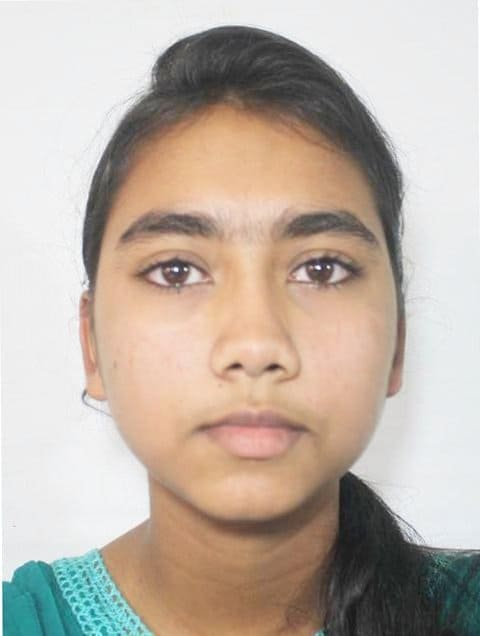
#> input picture picture.jpg, 480 x 636 px
$ python image_to_bitmap_converter.py picture.jpg out.png 100 100
#> lines starting #> are read from the running program, lines starting #| are printed output that depends on the picture
#!/usr/bin/env python3
"""
SPI TFT with ESP32 Image Converter
Converts any image to a C array bitmap format for ESP32 TFT displays

Usage:
    python3 image_to_bitmap_converter.py input_image.jpg output_name

Example:
    python3 image_to_bitmap_converter.py my_photo.jpg my_photo
    This creates: my_photo_bitmap.h
"""

import sys
import os
from PIL import Image

def rgb565(r, g, b):
    """Convert RGB888 to RGB565 format"""
    return ((r & 0xF8) << 8) | ((g & 0xFC) << 3) | (b >> 3)

def image_to_bitmap_c_array(image_file, output_name, width=320, height=480):
    """
    Convert image to 16-bit bitmap C array format

    Args:
        image_file: Path to input image (JPG, PNG, etc.)
        output_name: Base name for output files (without extension)
        width: Target width in pixels (default: 320)
        height: Target height in pixels (default: 480)
    """
#> called with image_file = 'picture.jpg', output_name = 'out.png', width = 100, height = 100
    try:
        # Check if input file exists
        if not os.path.exists(image_file):
            print(f"❌ Error: Input file '{image_file}' not found!")
            return False

        # Open and process image
        print(f"📸 Opening image: {image_file}")
        img = Image.open(image_file)
#> img is the input picture: PIL image 480x636 RGB; mean R, G, B 190.8, 178.2, 167
        original_size = img.size
#> original_size = (480, 636)
        print(f"📏 Original size: {original_size[0]}x{original_size[1]} pixels")
#| 📏 Original size: 480x636 pixels

        # Resize to target dimensions
        img = img.resize((width, height), Image.LANCZOS)
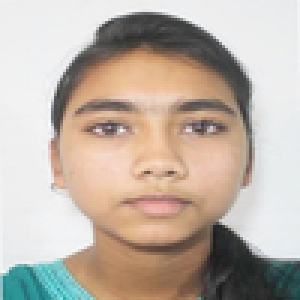
#> img: PIL image 100x100 RGB (shown 3 times larger); mean R, G, B 190.8, 178.2, 167
        print(f"🔄 Resized to: {width}x{height} pixels")

        # Convert to RGB if needed
        if img.mode != 'RGB':
            print(f"🎨 Converting from {img.mode} to RGB")
            img = img.convert('RGB')

        # Create output filename
        output_file = f"{output_name}_bitmap.h"

        # Generate C array
        print(f"💾 Creating C array file: {output_file}")
        with open(output_file, 'w') as f:
            # Write header comments
            f.write(f"// Converted from {image_file}\n")
            f.write(f"// Original size: {original_size[0]}x{original_size[1]} pixels\n")
            f.write(f"// Target size: {width}x{height} pixels\n")
            f.write(f"// Format: 16-bit RGB565 bitmap\n")
            f.write(f"// Generated by SPI TFT with ESP32 Image Converter\n\n")

            # Write array declaration
            f.write(f"const uint16_t {output_name}_bitmap[] = {{\n")

            # Convert each pixel to RGB565
            pixels_written = 0
            total_pixels = width * height

            for y in range(height):
                f.write("  ")
                for x in range(width):
                    r, g, b = img.getpixel((x, y))
                    color565 = rgb565(r, g, b)
                    f.write(f"0x{color565:04X}")

                    # Add comma if not the last pixel
                    if pixels_written < total_pixels - 1:
                        f.write(", ")

                    pixels_written += 1

                    # Add newline every 16 pixels for readability
                    if (pixels_written % 16 == 0) and (pixels_written < total_pixels):
                        f.write("\n  ")

                # Add newline at end of each row
                if y < height - 1:
                    f.write("\n")
#> after the loop, pixels_written = 10000

            f.write("\n};\n\n")

            # Write size constants
            f.write(f"const int {output_name}_bitmap_width = {width};\n")
            f.write(f"const int {output_name}_bitmap_height = {height};\n")

        # Success message
        print(f"✅ Successfully created {output_file}")
        print(f"📊 Array name: {output_name}_bitmap")
        print(f"📐 Array size: {width}x{height} pixels")
        print(f"💾 Total pixels: {total_pixels:,}")
        print(f"📦 File size: {os.path.getsize(output_file):,} bytes")

        # Usage instructions
        print(f"\n🚀 Usage in Arduino code:")
        print(f"   #include \"{output_file}\"")
        print(f"   tft.pushImage(0, 0, {output_name}_bitmap_width, {output_name}_bitmap_height, {output_name}_bitmap);")

        return True

    except Exception as e:
        print(f"❌ Error: {e}")
        return False

def main():
    """Main function to handle command line arguments"""
    print("🖼️  SPI TFT with ESP32 Image Converter")
    print("=" * 50)

    # Check command line arguments
    if len(sys.argv) < 3:
        print("❌ Usage: python3 image_to_bitmap_converter.py <input_image> <output_name> [width] [height]")
        print("\n📝 Examples:")
        print("   python3 image_to_bitmap_converter.py photo.jpg my_photo")
        print("   python3 image_to_bitmap_converter.py image.png my_image 240 320")
        print("\n📋 Default dimensions: 320x480 (portrait mode)")
        return

    # Get arguments
    input_file = sys.argv[1]
    output_name = sys.argv[2]
    width = int(sys.argv[3]) if len(sys.argv) > 3 else 320
    height = int(sys.argv[4]) if len(sys.argv) > 4 else 480

    # Validate dimensions
    if width <= 0 or height <= 0:
        print("❌ Error: Width and height must be positive numbers!")
        return

    if width > 1000 or height > 1000:
        print("⚠️  Warning: Large dimensions may create very large files!")
        response = input("Continue? (y/N): ")
        if response.lower() != 'y':
            print("❌ Conversion cancelled.")
            return

    # Convert image
    success = image_to_bitmap_c_array(input_file, output_name, width, height)

    if success:
        print(f"\n🎉 Conversion completed successfully!")
        print(f"📁 Output file: {output_name}_bitmap.h")
    else:
        print(f"\n💥 Conversion failed!")
        sys.exit(1)

if __name__ == "__main__":
    main()
